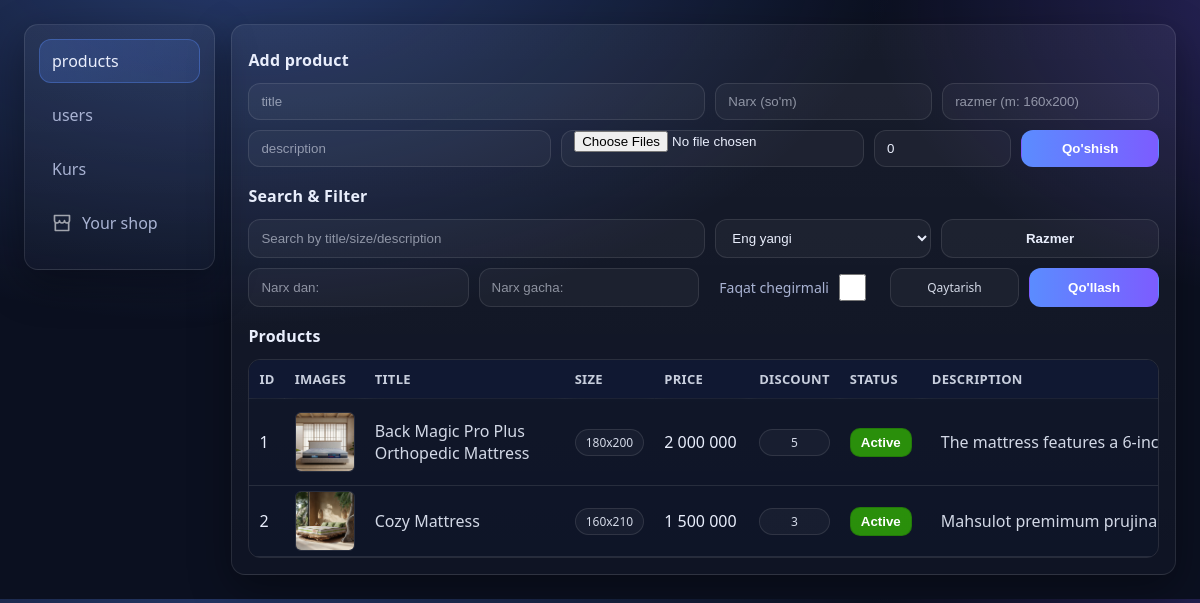
Page /admin/ (signed in) on the committed database.
### app/models/product.py (models this page shows, shortened)
class Product(db.Model):
    __tablename__ = 'products'
    id = db.Column(db.Integer, primary_key=True)
    title = db.Column(db.String(120), nullable=False)
    price = db.Column(db.Integer, nullable=False, default=0)
    size = db.Column(db.String(20), nullable=False)
    description = db.Column(db.Text, nullable=False)
    discount_percent = db.Column(db.Integer, default=0)
    is_active = db.Column(db.Boolean, default=True, nullable=False)
    created_by = db.Column(db.Integer, db.ForeignKey('users.id'))
    created_at = db.Column(db.DateTime, default=lambda: datetime.now(timezone.utc))
    images = db.relationship(
        "ProductImage",
        back_populates="product",
        cascade="all, delete-orphan",
        lazy="selectin",
    )
    @hybrid_property
    def final_price(self):
        d = self.discount_percent or 0
        return int(self.price * (100 - d) / 100)

### app/models/product_image.py (models this page shows)
class ProductImage(db.Model):
    __tablename__ = 'product_image'
    id = db.Column(db.Integer, primary_key=True)
    filename = db.Column(db.String(255), nullable=False)
    is_main = db.Column(db.Boolean, default=False, nullable=False)
    created_at = db.Column(db.DateTime, default=lambda: datetime.now(timezone.utc))
    product_id = db.Column(
        db.Integer,
        db.ForeignKey("products.id", ondelete="CASCADE"),
        nullable=False,
        index=True,
    )
    product = db.relationship("Product", back_populates="images")

### app/routes/admin.py (the view)
@admin_bp.route('/')
@moderator_required
def admin_panel():
    page = request.args.get("page", 1, type=int)
    sizes = get_sizes(Product)
    query = Product.query
    query, selected_sizes = apply_product_filters(query, request.args)
    pagination = query.paginate(page=page, per_page=PER_PAGE, error_out=False)
    return render_template(
        'admin/admin_panel.html',
        page='products',
        products=pagination.items,
        pagination=pagination,
        sizes=sizes,
        selected_sizes=selected_sizes,
    )

### app/__init__.py (called while the page is built)
def create_app():
    app = Flask(__name__, instance_relative_config=True)
    app.config.from_object(Config)
    db.init_app(app)
    csrf.init_app(app)
    from app.routes.home import home_bp
    from app.routes.admin import admin_bp
    app.register_blueprint(home_bp)
    app.register_blueprint(admin_bp, url_prefix='/admin')
    BASE_DIR = os.path.abspath(os.path.dirname(__file__))
    app.config["UPLOAD_FOLDER"] = os.path.join(BASE_DIR, "static", "uploads")
    @app.template_filter("uzs")
    def uzs(value):
        try:
            return f"{int(value):,}".replace(",", " ")
        except (ValueError, TypeError):
            return value
    return app

### app/routes/admin.py (called while the page is built)
def moderator_required(f):
    @wraps(f)
    def decorated(*args, **kwargs):
        if session.get('role') not in ['admin', 'moderator']:
            flash('Sizga ruxsat yo\'q', 'danger')
            return redirect(url_for('home.index'))
        return f(*args, **kwargs)
    return decorated

### app/utils.py (called while the page is built)
def get_sizes(Product):
    sizes = [
        (r[0] or "").strip()
        for r in db.session.query(Product.size).distinct().order_by(Product.size).all()
        if (r[0] or "").strip()
    ]
    return sizes

### app/templates/admin/admin_panel.html (shortened to what this page needs)
{% extends 'base_admin.html' %}
{% block body %}
<main class="admin-panel">
    <div class="sidebar">
        <a href="{{ url_for('admin.products') }}"
           class="{% if page == 'products' %}active{% endif %}">
           products
        </a>
        <a href="{{ url_for('admin.users') }}"
           class="{% if page == 'users' %}active{% endif %}">
           users
        </a>
        <a href="{{ url_for('admin.settings') }}"
           class="{% if page=='settings' %}active{% endif %}">
            Kurs
        </a>
        <a href="{{ url_for('home.index') }}">
            Your shop
        </a>
    </div>
    <div class="main-section">
        {% if page == "users" %}
            {% include "admin/users.html" %}
        {% elif page == "products" %}
            {% include "admin/products.html" %}
        {% elif page == "settings" %}
            {% include "admin/settings.html" %}
        {% endif %}
    </div>
</main>
{% endblock %}

### app/templates/admin/products.html (shortened to what this page needs)
<h4>Add product</h4>
<form action="{{ url_for('admin.add_product') }}" method="post" enctype="multipart/form-data">
  <div class="row-2">
    <input type="text" name="title" placeholder="title" required>
    <div style="display: flex; gap: 10px; width: 100%;">
      <input type="text" name="price" placeholder="Narx (so'm)" required>
      <input type="text" name="size" placeholder="razmer (m: 160x200)" required>
    </div>
  </div>
  <div style="height:10px"></div>
  <div class="row-2">
    <input type="text" name="description" placeholder="description">
    <input class="file" type="file" name="images" multiple>
    <div style="display: flex; gap: 10px; width: 100%;">
      <input type="number" name="discount_percent" min="0" max="90" value="0" style="width: 50%; display: block;">
      <button style="width: 50%; display: block;" type="submit">Qo'shish</button>
    </div>
  </div>
</form>
<h4 style="margin-top:18px;">Search & Filter</h4>
<form method="get" action="{{ url_for('admin.products') }}" id="get-form">
  <div class="row-2">
    <input style="width: 100%;" type="text" name="q" placeholder="Search by title/size/description"
      value="{{ request.args.get('q','') }}">
    <div style="display: flex; gap: 5px; width: 100%;">
      <select name="sort">
        {% set cur_sort = request.args.get('sort','new') %}
        <option value="new" {% if cur_sort=='new' %}selected{% endif %}>Eng yangi</option>
      </select>
      <button type="button" class="chip" data-open="#sizeModal">
        Razmer
      </button>
    </div>
  </div>
  <div style="height:10px"></div>
  <div class="row-2">
    <div style="display: flex; gap: 10px; width: 100%;">
      <input type="number" name="min_price" placeholder="Narx dan:" value="{{ request.args.get('min_price','') }}">
      <input type="number" name="max_price" placeholder="Narx gacha:" value="{{ request.args.get('max_price','') }}">
    </div>
    <div style="display: flex; justify-content: space-between; gap: 10px; width: 100%;">
      <label
        style=" width: 40%; color: var(--muted); font-size: 14px; display: flex; gap: 6px; align-items: center; justify-content: center;">
        Faqat chegirmali
        <input style="width: 27px; height: 27px; cursor: pointer;" type="checkbox" name="discount" value="1" >
      </label>
      <a style="padding: 10px 14px; width: 30%; justify-content: center; border-radius: 12px;" class="badge"
        href="{{ url_for('admin.products') }}">Qaytarish</a>
      <button style="width: 30%;" type="submit">Qo'llash</button>
    </div>
  </div>
</form>
<h4 style="margin-top:18px;">Products</h4>
{% if products %}
<div class="table-wrap">
  <table>
    <tr>
      <th>ID</th>
      <th>Images</th>
      <th>Title</th>
      <th>Size</th>
      <th>Price</th>
      <th>Discount</th>
      <th>Status</th>
      <th>Description</th>
    </tr>
    {% for product in products %}
    <tr>
      <td>{{ loop.index }}</td>
      <td>
        {% if product.images %}
        <img src="{{ url_for('static', filename='uploads/' ~ product.images[0].filename) }}"
          class="admin-product-img card" data-id="{{ product.id }}" data-title="{{ product.title }}"
          data-size="{{ product.size }}" data-price="{{ product.price | int}}"
          data-discount="{{ product.discount_percent or 0 }}" data-description="{{ product.description or '' }}"
          data-images='{{ (product.images | map(attribute="filename") | list) | tojson }}'>
        {% endif %}
      </td>
      <td style="min-width: 200px;" class="card" data-id="{{ product.id }}" data-title="{{ product.title }}"
        data-size="{{ product.size }}" data-price="{{ product.price | int}}"
        data-discount="{{ product.discount_percent or 0 }}" data-description="{{ product.description or '' }}"
        data-images='{{ (product.images | map(attribute="filename") | list) | tojson }}'>
        <p>{{ product.title }}</p>
      </td>
      <td><span class="badge">{{ product.size }}</span></td>
      <td style="min-width: 95px;">{{ product.price | uzs }}</td>
      <td style="text-align: center; ">
        <span style="display: block" class="badge">{{ product.discount_percent }}</span>
      </td>
      <td>
        <form action="{{ url_for('admin.toggle_product', product_id=product.id) }}" method="post"
          style="display:inline;">
          {% if product.is_active %}
          <button type="submit" class="status-btn on">Active</button>
          {% else %}
          <button type="submit" class="status-btn off">Hidden</button>
          {% endif %}
        </form>
      </td>
      <td class="desc-cell">
        <span class="desc-text" data-title="{{ product.title }}" data-desc="{{ product.description|e }}">
          {{ product.description }}
        </span>
      </td>
    </tr>
    {% endfor %}
  </table>
</div>
{% else %}
<p>Hali mahsulot yo'q</p>
{% endif %}

### rows in the picture
Product: filename (picture), title "Back Magic Pro Plus Orthopedic Mattress", size "180x200", price|uzs "2 000 000", discount_percent "5", is_active "Active", description "The mattress features a 6-inch Airboost…"
Product: filename (picture), title "Cozy Mattress", size "160x210", price|uzs "1 500 000", discount_percent "3", is_active "Active", description "Mahsulot premimum prujinali ortopedi…"
